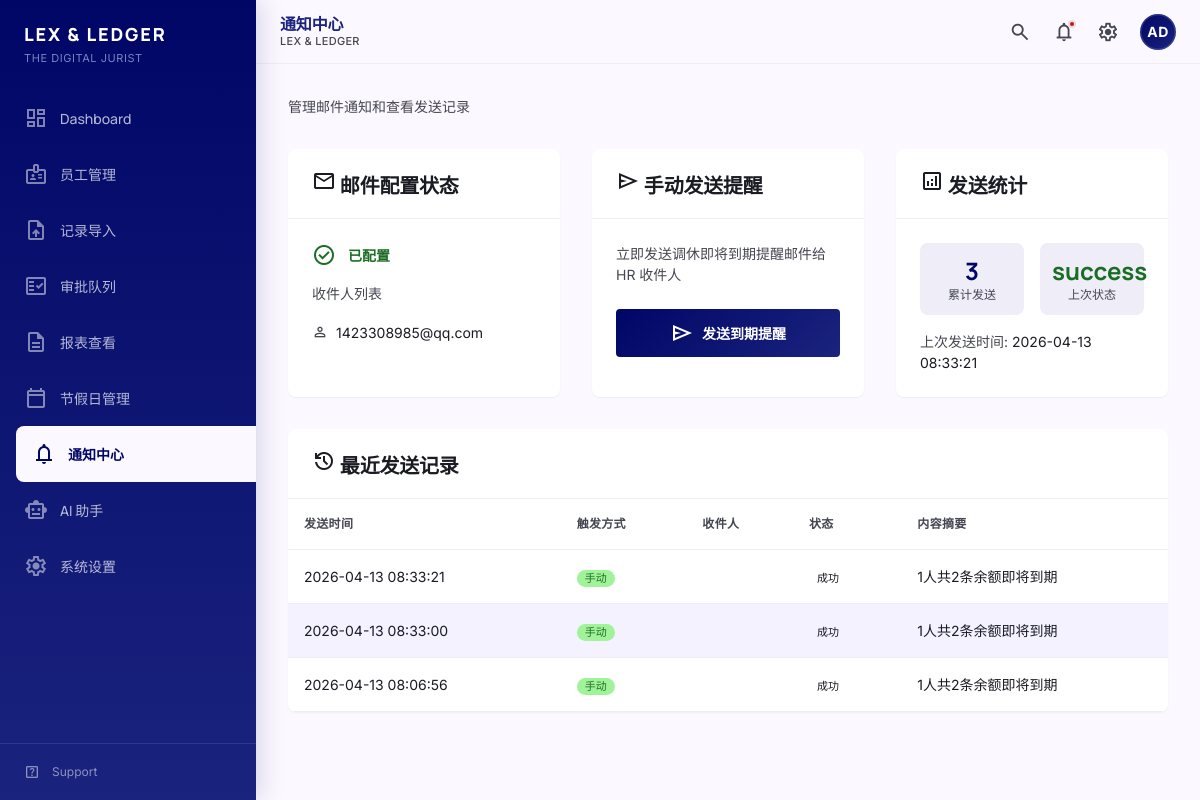
/notifications/, run on the app's committed database.
### tables this page shows
CREATE TABLE app_config (
            config_key TEXT PRIMARY KEY NOT NULL,
            config_value TEXT,
            updated_at TIMESTAMP DEFAULT CURRENT_TIMESTAMP
        );

CREATE TABLE notification_history (
            id INTEGER PRIMARY KEY AUTOINCREMENT,
            notification_type TEXT NOT NULL,
            trigger_mode TEXT NOT NULL,
            recipient_email TEXT NOT NULL,
            employee_id TEXT,
            sent_at TIMESTAMP DEFAULT CURRENT_TIMESTAMP,
            status TEXT NOT NULL,
            error_message TEXT,
            content_summary TEXT,
            days_threshold INTEGER
        );

### src/web/routes/notifications.py (the view)
@bp.route('/')
def notification_center():
    conn = get_db()
    try:
        stats = get_notification_stats(conn)
    except sqlite3.Error as e:
        stats = {
            'total_sent': 0,
            'last_sent_at': None,
            'last_status': None,
            'last_summary': None,
            'recent_history': []
        }
    email_config = build_email_config(conn=conn)
    conn.close()
    return render_template(
        'notifications/index.html',
        stats=stats,
        email_configured=email_config['is_configured'],
        hr_emails=email_config['hr_emails']
    )

### src/web/utils.py (called while the page is built)
def get_db():
    db_path = current_app.config['DATABASE']
    conn = sqlite3.connect(db_path)
    conn.row_factory = sqlite3.Row
    return conn

### src/web/templates/notifications/index.html (shortened to what this page needs)
{% extends "base.html" %}
{% block page_title %}通知中心{% endblock %}
{% block content %}
<div class="page-container">
    <div class="mb-8">
        <p class="text-on-surface-variant text-body-md">管理邮件通知和查看发送记录</p>
    </div>
    <div class="grid grid-cols-1 lg:grid-cols-3 gap-8">
        <div class="content-card">
            <div class="content-card-header">
                <h5 class="content-card-title">
                    <span class="material-symbols-outlined inline-icon">mail</span>
                    邮件配置状态
                </h5>
            </div>
            <div class="content-card-body">
                <div class="flex items-center gap-3 mb-4">
                    <span class="material-symbols-outlined {% if email_configured %}text-secondary{% else %}text-error{% endif %}">
                    </span>
                    <span class="font-semibold {% if email_configured %}text-secondary{% else %}text-error{% endif %}">
                        {% if email_configured %}已配置{% else %}未配置{% endif %}
                    </span>
                </div>
                <p class="text-on-surface-variant text-body-sm mb-4">收件人列表</p>
                {% if hr_emails %}
                    <ul class="space-y-2">
                        {% for email in hr_emails %}
                        <li class="flex items-center gap-2 text-body-sm">
                            <span class="material-symbols-outlined text-on-surface-variant text-base">person</span>
                            {{ email }}
                        </li>
                        {% endfor %}
                    </ul>
                {% else %}
                    <p class="text-on-surface-variant text-body-sm">暂无收件人配置</p>
                {% endif %}
            </div>
        </div>
        <div class="content-card">
            <div class="content-card-header">
                <h5 class="content-card-title">
                    <span class="material-symbols-outlined inline-icon">send</span>
                    手动发送提醒
                </h5>
            </div>
            <div class="content-card-body">
                <p class="text-on-surface-variant text-body-sm mb-6">立即发送调休即将到期提醒邮件给 HR 收件人</p>
                <form action="{{ url_for('notifications.send_comp_off_expiry') }}" method="POST">
                    <button type="submit" class="btn btn-primary w-full" {% if not email_configured %}disabled{% endif %}>
                        <span class="material-symbols-outlined">send</span>
                        发送到期提醒
                    </button>
                </form>
            </div>
        </div>
        <div class="content-card">
            <div class="content-card-header">
                <h5 class="content-card-title">
                    <span class="material-symbols-outlined inline-icon">analytics</span>
                    发送统计
                </h5>
            </div>
            <div class="content-card-body">
                <div class="grid grid-cols-2 gap-4 mb-4">
                    <div class="p-3 bg-surface-container rounded-lg text-center">
                        <div class="text-2xl font-headline font-bold text-primary">{{ stats.total_sent or 0 }}</div>
                        <div class="text-xs text-on-surface-variant">累计发送</div>
                    </div>
                    <div class="p-3 bg-surface-container rounded-lg text-center">
                        <div class="text-2xl font-headline font-bold {% if stats.last_status == 'success' %}text-secondary{% elif stats.last_status == 'partial' %}text-tertiary{% else %}text-on-surface-variant{% endif %}">
                            {{ stats.last_status or '-' }}
                        </div>
                        <div class="text-xs text-on-surface-variant">上次状态</div>
                    </div>
                </div>
                {% if stats.last_sent_at %}
                <p class="text-on-surface-variant text-body-sm">
                    上次发送时间: <span class="text-on-surface">{{ stats.last_sent_at }}</span>
                </p>
                {% else %}
                <p class="text-on-surface-variant text-body-sm">暂无发送记录</p>
                {% endif %}
            </div>
        </div>
    </div>
    <div class="content-card mt-8">
        <div class="content-card-header">
            <h5 class="content-card-title">
                <span class="material-symbols-outlined inline-icon">history</span>
                最近发送记录
            </h5>
        </div>
        <div class="content-card-body p-0">
            {% if stats.recent_history %}
            <div class="overflow-x-auto">
                <table class="data-table">
                    <thead>
                        <tr>
                            <th>发送时间</th>
                            <th>触发方式</th>
                            <th>收件人</th>
                            <th>状态</th>
                            <th>内容摘要</th>
                        </tr>
                    </thead>
                    <tbody>
                        {% for item in stats.recent_history %}
                        <tr>
                            <td>{{ item.sent_at }}</td>
                            <td>
                                {% if item.trigger_mode == 'auto' %}
                                <span class="badge badge-info">自动</span>
                                {% else %}
                                <span class="badge badge-secondary">手动</span>
                                {% endif %}
                            </td>
                            <td>{{ item.recipient_email }}</td>
                            <td>
                                {% if item.status == 'success' %}
                                <span class="badge badge-success">成功</span>
                                {% elif item.status == 'failed' %}
                                <span class="badge badge-error">失败</span>
                                {% else %}
                                <span class="badge badge-warning">部分成功</span>
                                {% endif %}
                            </td>
                            <td class="text-on-surface-variant">{{ item.content_summary or '-' }}</td>
                        </tr>
                        {% endfor %}
                    </tbody>
                </table>
            </div>
            {% else %}
            <div class="p-8 text-center text-on-surface-variant">
                <span class="material-symbols-outlined text-4xl mb-2">inbox</span>
                <p>暂无发送记录</p>
            </div>
            {% endif %}
        </div>
    </div>
</div>
{% endblock %}

### src/web/static/css/tokens.css (style rules this page uses)
:root { --color-primary: #000666; --color-primary-container: #1a237e; --color-on-primary: #ffffff; --color-on-primary-container: #8690ee; --color-primary-fixed: #e0e0ff; --color-primary-fixed-dim: #bdc2ff; --color-inverse-primary: #bdc2ff; --color-on-primary-fixed: #000767; --color-on-primary-fixed-variant: #343d96; --color-secondary: #1b6d24; --color-secondary-container: #a0f399; --color-on-secondary: #ffffff; --color-on-secondary-container: #217128; --color-secondary-fixed: #a3f69c; --color-secondary-fixed-dim: #88d982; --color-on-secondary-fixed: #002204; --color-on-secondary-fixed-variant: #005312; --color-tertiary: #321100; --color-tertiary-container: #532100; --color-on-tertiary: #ffffff; --color-on-tertiary-container: #f57009; --color-tertiary-fixed: #ffdbca; --color-tertiary-fixed-dim: #ffb68f; --color-on-tertiary-fixed: #331200; --color-on-tertiary-fixed-variant: #773200; --color-error: #ba1a1a; --color-error-container: #ffdad6; --color-on-error: #ffffff; --color-on-error-container: #93000a; --color-background: #fbf8ff; --color-on-background: #1a1b23; --color-surface: #fbf8ff; --color-on-surface: #1a1b23; --color-surface-variant: #e2e1ed; --color-on-surface-variant: #454652; --color-inverse-surface: #2f3038; --color-inverse-on-surface: #f1f0fb; --color-surface-tint: #4c56af; --color-surface-dim: #dad9e4; --color-surface-bright: #fbf8ff; --color-surface-container-lowest: #ffffff; --color-surface-container-low: #f3f2fe; --color-surface-container: #eeedf8; --color-surface-container-high: #e8e7f2; --color-surface-container-highest: #e2e1ed; --color-outline: #767683; --color-outline-variant: #c6c5d4; --font-headline: 'Manrope', -apple-system, BlinkMacSystemFont, sans-serif; --font-body: 'Inter', -apple-system, BlinkMacSystemFont, sans-serif; --font-label: 'Inter', -apple-system, BlinkMacSystemFont, sans-serif; --font-mono: 'SF Mono', 'Monaco', 'Inconsolata', monospace; --text-display-lg: 3.5rem; --text-display-md: 2.5rem; --text-display-sm: 2rem; --text-headline-lg: 2rem; --text-headline-md: 1.5rem; --text-headline-sm: 1.25rem; --text-title-lg: 1.125rem; --text-title-md: 1rem; --text-title-sm: 0.875rem; --text-body-lg: 1rem; --text-body-md: 0.875rem; --text-body-sm: 0.8125rem; --text-label-lg: 0.875rem; --text-label-md: 0.75rem; --text-label-sm: 0.6875rem; --font-regular: 400; --font-medium: 500; --font-semibold: 600; --font-bold: 700; --font-extrabold: 800; --leading-tight: 1.2; --leading-snug: 1.375; --leading-normal: 1.5; --leading-relaxed: 1.625; --tracking-tighter: -0.02em; --tracking-tight: -0.01em; --tracking-normal: 0; --tracking-wide: 0.025em; --tracking-wider: 0.05em; --tracking-widest: 0.1em; --space-0: 0; --space-1: 0.25rem; --space-2: 0.5rem; --space-3: 0.75rem; --space-4: 1rem; --space-5: 1.25rem; --space-6: 1.5rem; --space-8: 2rem; --space-10: 2.5rem; --space-12: 3rem; --space-16: 4rem; --space-20: 5rem; --space-24: 6rem; --section-gap-sm: var(--space-6); --section-gap-md: var(--space-8); --section-gap-lg: var(--space-12); --radius-none: 0; --radius-xs: 0.125rem; --radius-sm: 0.25rem; --radius-md: 0.5rem; --radius-lg: 0.75rem; --radius-xl: 1rem; --radius-full: 9999px; --shadow-ambient: 0 0 48px rgba(26, 27, 35, 0.06); --shadow-ambient-lg: 0 0 64px rgba(26, 27, 35, 0.08); --shadow-sm: 0 1px 2px rgba(26, 27, 35, 0.05); --shadow-md: 0 4px 6px rgba(26, 27, 35, 0.07), 0 2px 4px rgba(26, 27, 35, 0.05); --shadow-lg: 0 10px 15px rgba(26, 27, 35, 0.08), 0 4px 6px rgba(26, 27, 35, 0.05); --shadow-xl: 0 20px 25px rgba(26, 27, 35, 0.1), 0 10px 10px rgba(26, 27, 35, 0.04); --shadow-sidebar: 4px 0 24px rgba(0, 6, 102, 0.15); --duration-fast: 150ms; --duration-normal: 200ms; --duration-slow: 300ms; --duration-slower: 400ms; --ease-default: cubic-bezier(0.4, 0, 0.2, 1); --ease-in: cubic-bezier(0.4, 0, 1, 1); --ease-out: cubic-bezier(0, 0, 0.2, 1); --ease-out-expo: cubic-bezier(0.16, 1, 0.3, 1); --ease-spring: cubic-bezier(0.34, 1.56, 0.64, 1); --sidebar-width: 16rem; --sidebar-width-collapsed: 4rem; --content-max-width: 80rem; --header-height: 4rem; --z-base: 0; --z-dropdown: 100; --z-sticky: 200; --z-fixed: 300; --z-modal-backdrop: 400; --z-modal: 500; --z-popover: 600; --z-tooltip: 700; --z-toast: 800; }

### src/web/static/css/interactions.css (style rules this page uses)
.page-transition { animation: pageEnter 0.4s var(--ease-out-expo); }
.badge { transition: transform 0.2s var(--ease-spring); }
.content-card { transition: box-shadow 0.2s var(--ease-out-expo); }

### data on the page
app_config: config_value "1423308985@qq.com"
notification_history: status "success", last_sent_at "2026-04-13 08:33:21", sent_at "2026-04-13 08:33:21", shows "成功", content_summary "1人共2条余额即将到期"
notification_history: sent_at "2026-04-13 08:33:00", status "成功", content_summary "1人共2条余额即将到期"
notification_history: sent_at "2026-04-13 08:06:56", status "成功", content_summary "1人共2条余额即将到期"

### other printed values
{{ stats.total_sent or 0 }} "3"
